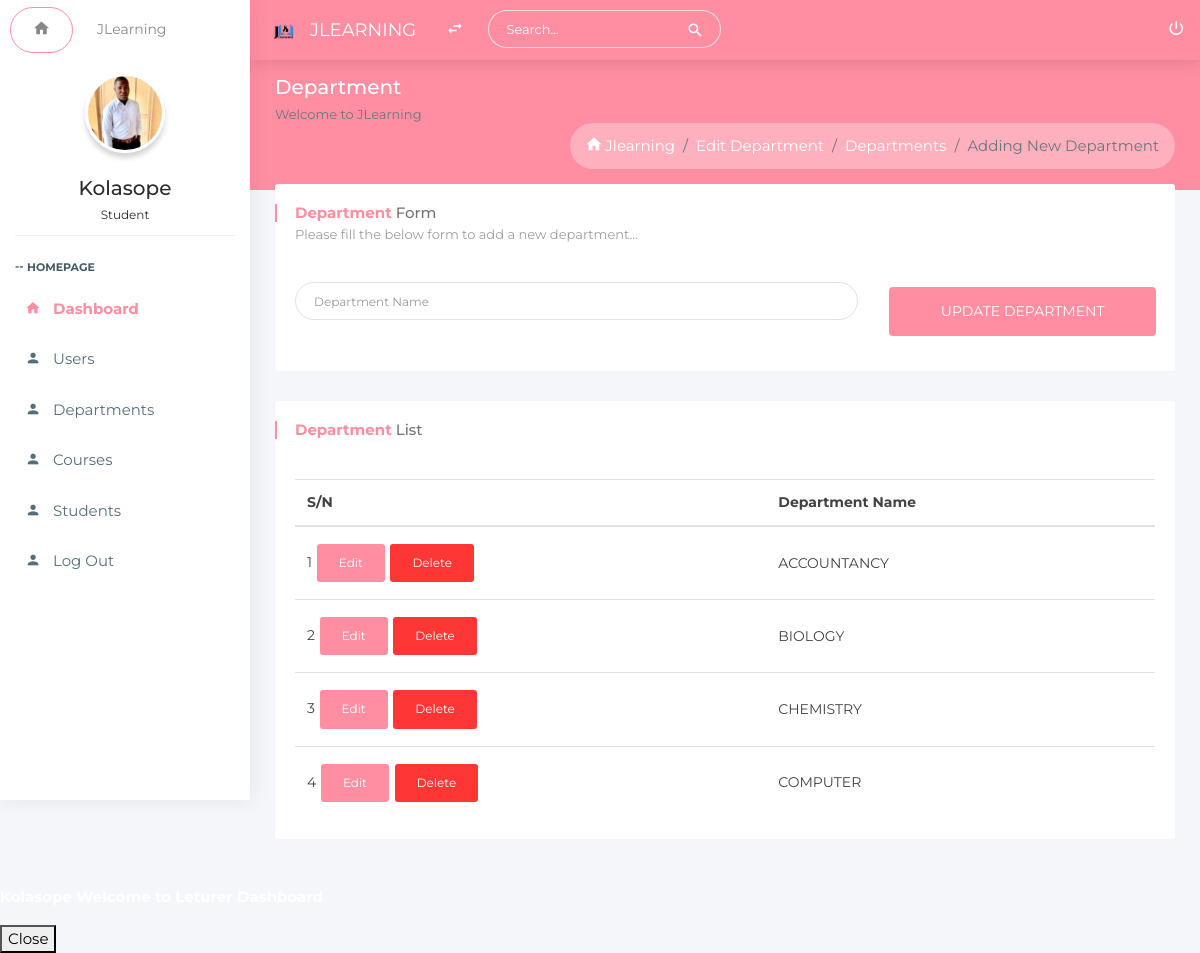
Screenshot of /administrator/portal/edit-department.php (signed in) with the database file from the repository.
### tables this page shows
CREATE TABLE `department` (
  `dept_id` int(255) NOT NULL,
  `dept_name` varchar(255) NOT NULL,
  `time_registered` timestamp NOT NULL DEFAULT CURRENT_TIMESTAMP ON UPDATE CURRENT_TIMESTAMP
);

### Function.php (called while the page is built, shortened)
<?php
    function getAllDept()
    {
        $db = Database::getInstance()->getConnection();
        $query = $db->prepare("SELECT * FROM department ORDER BY dept_name ASC");
        $query->execute();
        return $query->fetchAll(PDO::FETCH_ASSOC);
    }
    function getSingleDept($dept_id)
    {
        $db = Database::getInstance()->getConnection();
        $query = $db->prepare("SELECT * FROM department WHERE dept_id=:dept_id");
        $query->bindValue(":dept_id", $dept_id);
        $query->execute();
        return $query->fetch();
    }
?>

### administrator/portal/edit-department.php (the view, shortened to what this page needs)
<?php
    include_once("header.php");
    include_once("sidebar.php");
    $dept_id = $_GET['dept_id'];
    $data = getSingleDept($dept_id);
?>
<section class="content profile-page">
    <div class="block-header">
        <div class="row">
            <div class="col-lg-7 col-md-6 col-sm-12">
                <h2>Department
                <small class="text-muted">Welcome to JLearning</small>
                </h2>
            </div>
            <div class="col-lg-12 col-md-12 col-sm-12">
                <ul class="breadcrumb float-md-right">
                    <li class="breadcrumb-item"><a href="./"><i class="zmdi zmdi-home"></i> Jlearning</a></li>
                    <li class="breadcrumb-item"><a href="edit-department.php?dept_id=<?php echo $dept_id ?>">Edit Department</a></li>
                    <li class="breadcrumb-item"><a href="departments.php">Departments</a></li>
                    <li class="breadcrumb-item active">Adding New Department</li>
                </ul>
            </div>
        </div>
    </div>
    <div class="container-fluid">
        <div class="row clearfix">
            <div class="col-lg-12 col-md-12 col-sm-12">
                <div class="card">
                    <div class="header">
                        <h2><strong>Department</strong> Form <small>Please fill the below form to add a new department...</small> </h2>
                    </div>
                    <div class="body">
                        <form class="form-horizontal" action="update_department.php" method="POST"  enctype="multipart/form-data">
                            <div class="row clearfix">
                                <div class="col-lg-8 col-md-8 col-sm-12">
                                    <div class="form-group">
                                        <input type="text" class="form-control" placeholder="Department Name" name="dept_name" required
                                        value="<?php echo $data['dept_name'] ?>">
                                    </div>
                                </div>
                                <div class="col-lg-4 col-md-4 col-sm-12">
                                    <div class="form-group">
                                    <button type="submit" class="btn btn-primary btn-lg btn-block text-uppercase" name="update_dept">UPDATE DEPARTMENT</button>
                                    </div>
                                </div>
                            </div>
                        </form>
                    </div>
                </div>
            </div>
        </div>
        <div class="row clearfix">
            <div class="col-md-12">
                <div class="card student-list">
                    <div class="header">
                        <h2><strong>Department</strong> List</h2>
                    </div>
                    <div class="body">
                        <div class="table-responsive">
                            <table class="table table-hover m-b-0">
                                <thead>
                                    <tr>
                                        <th>S/N</th>
                                        <th>Department Name</th>
                                    </tr>
                                </thead>
                                <tbody><?php
                                    $num =1;
                                    foreach(getAllDept() as $dept){?>
                                        <tr>
                                            <td><?php echo $num; ?>
                                                <a href=""
                                                class="btn btn-primary"><i class="fa fa-pencil"></i>Edit</a>
                                                <a href="" class="btn btn-danger" ><i class="fa fa-trash-o"></i>Delete</a>
                                            </td>
                                            <td><?php echo ucwords($dept['dept_name']) ?></td>
                                        </tr><?php
                                        $num++;
                                    } ?>
                                </tbody>
                            </table>
                        </div>
                    </div>
                </div>
            </div>
        </div>
    </div>
</section>
<?php
    include_once("footer.php")
?>

### administrator/portal/assets/css/color_skins.css (style rules this page uses)
.theme-blush .btn-primary { background:#ff8ea2 }
.theme-blush .block-header h2 { color:#fff }
.theme-blush .block-header h2 small { color:#fff }
.theme-blush section.content:before { background-color:#ff8ea2 }
.theme-blush .card .header h2:before { background:#ff8ea2 }
.theme-blush .card .header h2 strong { color:#ff8ea2 }

### rows the page displays
department: dept_name "ACCOUNTANCY"
department: dept_name "BIOLOGY"
department: dept_name "CHEMISTRY"
department: dept_name "COMPUTER"

### other values shown
$_SESSION['name'] "Kolasope"
$_SESSION['role'] "Student"
